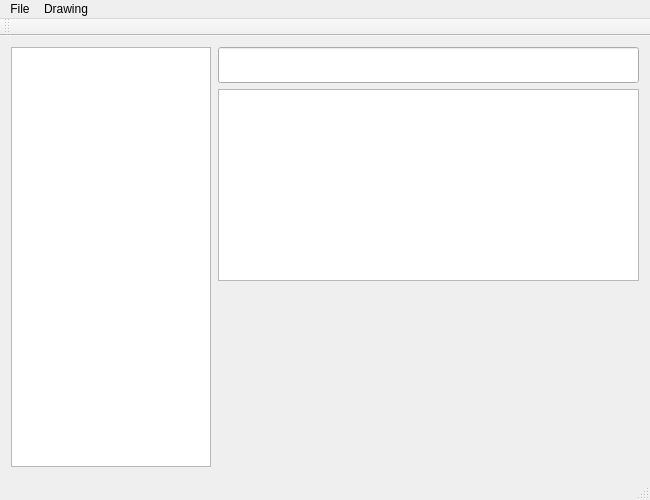
<?xml version="1.0" encoding="UTF-8"?>
<ui version="4.0">
 <class>MainWindow</class>
 <widget class="QMainWindow" name="MainWindow">
  <property name="geometry">
   <rect>
    <x>0</x>
    <y>0</y>
    <width>650</width>
    <height>500</height>
   </rect>
  </property>
  <property name="sizePolicy">
   <sizepolicy hsizetype="Expanding" vsizetype="Expanding">
    <horstretch>0</horstretch>
    <verstretch>0</verstretch>
   </sizepolicy>
  </property>
  <property name="windowTitle">
   <string>Notepad</string>
  </property>
  <widget class="QWidget" name="centralWidget">
   <property name="enabled">
    <bool>true</bool>
   </property>
   <layout class="QVBoxLayout" name="verticalLayout">
    <item>
     <layout class="QHBoxLayout" name="mainHorizontalLayout">
      <property name="sizeConstraint">
       <enum>QLayout::SetDefaultConstraint</enum>
      </property>
      <property name="leftMargin">
       <number>0</number>
      </property>
      <item>
       <widget class="QListWidget" name="noteList">
        <property name="enabled">
         <bool>true</bool>
        </property>
        <property name="sizePolicy">
         <sizepolicy hsizetype="Expanding" vsizetype="Expanding">
          <horstretch>0</horstretch>
          <verstretch>0</verstretch>
         </sizepolicy>
        </property>
        <property name="minimumSize">
         <size>
          <width>100</width>
          <height>0</height>
         </size>
        </property>
        <property name="maximumSize">
         <size>
          <width>200</width>
          <height>16777215</height>
         </size>
        </property>
        <property name="sizeIncrement">
         <size>
          <width>0</width>
          <height>0</height>
         </size>
        </property>
        <property name="font">
         <font>
          <family>Helvetica</family>
         </font>
        </property>
       </widget>
      </item>
      <item>
       <spacer name="verticalSpacer">
        <property name="orientation">
         <enum>Qt::Vertical</enum>
        </property>
        <property name="sizeHint" stdset="0">
         <size>
          <width>1</width>
          <height>40</height>
         </size>
        </property>
       </spacer>
      </item>
      <item>
       <layout class="QVBoxLayout" name="textRegion" stretch="0,0,0">
        <property name="spacing">
         <number>6</number>
        </property>
        <item>
         <widget class="QLineEdit" name="noteTitle">
          <property name="font">
           <font>
            <family>Helvetica</family>
            <pointsize>18</pointsize>
            <weight>75</weight>
            <bold>true</bold>
           </font>
          </property>
         </widget>
        </item>
        <item>
         <widget class="QTextEdit" name="noteText">
          <property name="enabled">
           <bool>true</bool>
          </property>
          <property name="sizePolicy">
           <sizepolicy hsizetype="Expanding" vsizetype="Expanding">
            <horstretch>0</horstretch>
            <verstretch>0</verstretch>
           </sizepolicy>
          </property>
          <property name="font">
           <font>
            <family>Helvetica</family>
           </font>
          </property>
          <property name="layoutDirection">
           <enum>Qt::LeftToRight</enum>
          </property>
         </widget>
        </item>
        <item>
         <widget class="PaintWidget" name="notePaint" native="true">
          <property name="sizePolicy">
           <sizepolicy hsizetype="Expanding" vsizetype="Expanding">
            <horstretch>0</horstretch>
            <verstretch>150</verstretch>
           </sizepolicy>
          </property>
          <property name="minimumSize">
           <size>
            <width>0</width>
            <height>0</height>
           </size>
          </property>
         </widget>
        </item>
       </layout>
      </item>
     </layout>
    </item>
   </layout>
  </widget>
  <widget class="QToolBar" name="mainToolBar">
   <attribute name="toolBarArea">
    <enum>TopToolBarArea</enum>
   </attribute>
   <attribute name="toolBarBreak">
    <bool>false</bool>
   </attribute>
  </widget>
  <widget class="QStatusBar" name="statusBar"/>
  <widget class="QMenuBar" name="menuBar">
   <property name="geometry">
    <rect>
     <x>0</x>
     <y>0</y>
     <width>650</width>
     <height>22</height>
    </rect>
   </property>
   <widget class="QMenu" name="menuFile">
    <property name="tearOffEnabled">
     <bool>false</bool>
    </property>
    <property name="title">
     <string>File</string>
    </property>
    <addaction name="actionNew"/>
    <addaction name="actionDelete"/>
    <addaction name="actionSave"/>
    <addaction name="separator"/>
    <addaction name="actionExit"/>
   </widget>
   <widget class="QMenu" name="menuDrawing">
    <property name="title">
     <string>Drawing</string>
    </property>
    <addaction name="actionColor"/>
    <addaction name="actionErase"/>
   </widget>
   <addaction name="menuFile"/>
   <addaction name="menuDrawing"/>
  </widget>
  <action name="actionNew">
   <property name="text">
    <string>New</string>
   </property>
   <property name="toolTip">
    <string>Create new note</string>
   </property>
   <property name="shortcut">
    <string>Ctrl+N</string>
   </property>
  </action>
  <action name="actionSave">
   <property name="text">
    <string>Save</string>
   </property>
   <property name="toolTip">
    <string>Save all notes</string>
   </property>
   <property name="shortcut">
    <string>Ctrl+S</string>
   </property>
  </action>
  <action name="actionExit">
   <property name="text">
    <string>Exit</string>
   </property>
   <property name="toolTip">
    <string>Abort mission !</string>
   </property>
   <property name="shortcut">
    <string>Ctrl+Q</string>
   </property>
  </action>
  <action name="actionDelete">
   <property name="text">
    <string>Delete</string>
   </property>
   <property name="toolTip">
    <string>Delete selected note</string>
   </property>
   <property name="shortcut">
    <string>Ctrl+R</string>
   </property>
  </action>
  <action name="actionColor">
   <property name="text">
    <string>Choose color</string>
   </property>
   <property name="shortcut">
    <string>Ctrl+T</string>
   </property>
  </action>
  <action name="actionErase">
   <property name="text">
    <string>Erase</string>
   </property>
   <property name="shortcut">
    <string>Ctrl+E</string>
   </property>
  </action>
 </widget>
 <layoutdefault spacing="6" margin="11"/>
 <customwidgets>
  <customwidget>
   <class>PaintWidget</class>
   <extends>QWidget</extends>
   <header>paintwidget.h</header>
   <container>1</container>
  </customwidget>
 </customwidgets>
 <resources/>
 <connections/>
</ui>
